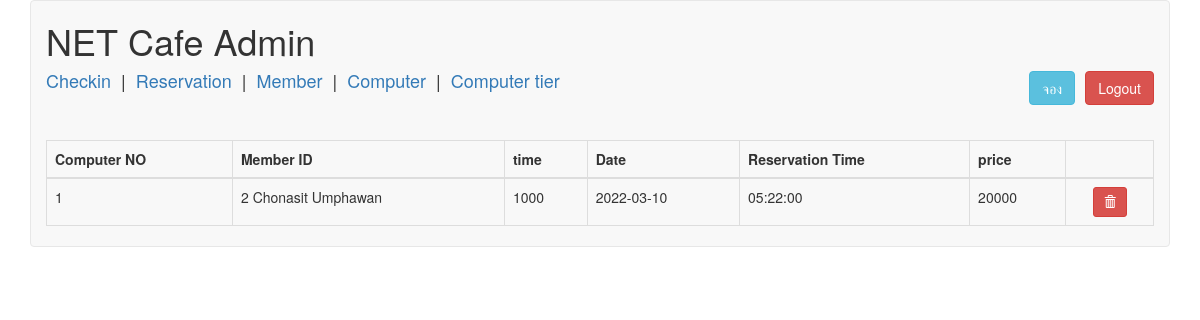
Page /admin/res.php (signed in) on the committed database.
### tables this page shows
CREATE TABLE `reservation` (
  `idreservation` int(11) NOT NULL,
  `idcomputer` int(11) NOT NULL,
  `idmember` int(11) NOT NULL,
  `time` int(11) DEFAULT NULL,
  `date` date DEFAULT NULL,
  `restime` time DEFAULT NULL
);

CREATE TABLE `computer` (
  `idcomputer` int(11) NOT NULL,
  `idcomputer_tier` int(11) NOT NULL,
  `price` int(11) DEFAULT NULL
);

CREATE TABLE `member` (
  `idmember` int(11) NOT NULL,
  `name` varchar(45) DEFAULT NULL,
  `address` varchar(45) DEFAULT NULL,
  `city` varchar(30) NOT NULL,
  `zipcode` int(11) DEFAULT NULL
);

### admin/res.php (the view, shortened to what this page needs)
<?php
require('../dbconnect.php');
?><!DOCTYPE html>
<html lang="en">
<head>
    <link rel="stylesheet" href="https://maxcdn.bootstrapcdn.com/bootstrap/3.3.7/css/bootstrap.min.css">
</head>
<body class="container">
<?php
    $sql = "SELECT * FROM reservation LEFT JOIN computer ON computer.idcomputer=reservation.idcomputer LEFT JOIN computer_tier ON computer.idcomputer_tier=computer_tier.idcomputer_tier LEFT JOIN member ON member.idmember=reservation.idmember";
    $results = $conn->query($sql);
?>
    <nav class="navbar navbar-default">
    <div class="container-fluid">
    <h1>NET Cafe Admin </h1>
    <div>
    <h4><a href="index.php" >Checkin</a>&nbsp;&nbsp;|&nbsp;&nbsp;<a href="res.php" >Reservation</a>&nbsp;&nbsp;|&nbsp;&nbsp;<a href="member.php" >Member</a>&nbsp;&nbsp;|&nbsp;&nbsp;<a href="com.php" >Computer</a>&nbsp;&nbsp;|&nbsp;&nbsp;<a href="ct.php" >Computer tier</a><a href="logout.php" class="btn btn-danger pull-right" style="margin-left: 10px">Logout</a>
    <a href="addres.php" class="btn btn-info pull-right" style="margin-left: 10px">จอง</a><h4>
    <br>
</div>
    <table class="table table-bordered" style="margin-top: 20px">
        <thead>
            <tr>
                <th>Computer NO</th>
                <th>Member ID</th>
                <th>time</th>
                <th>Date</th>
                <th>Reservation Time</th>
                <th>price</th>
                <th></th>
            </tr>
        </thead>
        <tbody>
        <?php
        while($row = $results->fetch_assoc()) {
            ?>
            <tr>
                <td><?php echo $row['idcomputer'] ?></td>
                <td><?php echo $row['idmember']?>  <?php echo $row['name']?></td>
                <td><?php echo $row['time'] ?></td>
                <td><?php echo $row['date'] ?></td>
                <td><?php echo $row['restime'] ?></td>
                <td><?php $reprice=$row['time']*$row['price']; echo $reprice ?></td>
                <td class="text-center">
                    <a href="deleteres.php?idreservation=<?php echo $row['idreservation'] ?>" class="btn btn-sm btn-danger">
                        <span class="glyphicon glyphicon-trash"></span>
                    </a>
                </td>
            </tr>
            <?php
        }
        ?>
        </tbody>
    </table>
</body>
</html>

### rows in the picture
reservation: idcomputer.idcomputer "1", idmember.idmember "2", idmember.name "Chonasit Umphawan", time "1000", date "2022-03-10", restime "05:22:00", time.price "20000"
